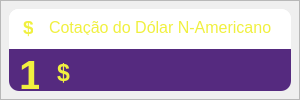
              <widget class="QFrame" name="frame_70">
               <property name="minimumSize">
                <size>
                 <width>300</width>
                 <height>0</height>
                </size>
               </property>
               <property name="maximumSize">
                <size>
                 <width>300</width>
                 <height>16777215</height>
                </size>
               </property>
               <property name="styleSheet">
                <string notr="true"/>
               </property>
               <property name="frameShape">
                <enum>QFrame::StyledPanel</enum>
               </property>
               <property name="frameShadow">
                <enum>QFrame::Raised</enum>
               </property>
               <layout class="QVBoxLayout" name="verticalLayout_40">
                <property name="spacing">
                 <number>0</number>
                </property>
                <property name="leftMargin">
                 <number>8</number>
                </property>
                <property name="topMargin">
                 <number>8</number>
                </property>
                <property name="rightMargin">
                 <number>8</number>
                </property>
                <property name="bottomMargin">
                 <number>8</number>
                </property>
                <item>
                 <widget class="QFrame" name="frame_95">
                  <property name="styleSheet">
                   <string notr="true">background-color: rgb(255, 255, 255);
border-radius:10px;</string>
                  </property>
                  <property name="frameShape">
                   <enum>QFrame::StyledPanel</enum>
                  </property>
                  <property name="frameShadow">
                   <enum>QFrame::Raised</enum>
                  </property>
                  <layout class="QVBoxLayout" name="verticalLayout_64">
                   <property name="spacing">
                    <number>0</number>
                   </property>
                   <property name="leftMargin">
                    <number>0</number>
                   </property>
                   <property name="topMargin">
                    <number>0</number>
                   </property>
                   <property name="rightMargin">
                    <number>0</number>
                   </property>
                   <property name="bottomMargin">
                    <number>0</number>
                   </property>
                   <item>
                    <widget class="QFrame" name="frame_96">
                     <property name="minimumSize">
                      <size>
                       <width>0</width>
                       <height>40</height>
                      </size>
                     </property>
                     <property name="maximumSize">
                      <size>
                       <width>16777215</width>
                       <height>40</height>
                      </size>
                     </property>
                     <property name="frameShape">
                      <enum>QFrame::StyledPanel</enum>
                     </property>
                     <property name="frameShadow">
                      <enum>QFrame::Raised</enum>
                     </property>
                     <widget class="QLabel" name="label_70">
                      <property name="geometry">
                       <rect>
                        <x>40</x>
                        <y>10</y>
                        <width>240</width>
                        <height>16</height>
                       </rect>
                      </property>
                      <property name="font">
                       <font>
                        <pointsize>12</pointsize>
                       </font>
                      </property>
                      <property name="styleSheet">
                       <string notr="true">color: rgb(240, 240, 63);</string>
                      </property>
                      <property name="text">
                       <string>Cotação do Dólar N-Americano</string>
                      </property>
                     </widget>
                     <widget class="QLabel" name="label_171">
                      <property name="geometry">
                       <rect>
                        <x>14</x>
                        <y>8</y>
                        <width>10</width>
                        <height>20</height>
                       </rect>
                      </property>
                      <property name="font">
                       <font>
                        <pointsize>14</pointsize>
                        <bold>true</bold>
                       </font>
                      </property>
                      <property name="styleSheet">
                       <string notr="true">color: rgb(240, 240, 63);</string>
                      </property>
                      <property name="text">
                       <string>$</string>
                      </property>
                     </widget>
                     <widget class="QLabel" name="label_172">
                      <property name="geometry">
                       <rect>
                        <x>0</x>
                        <y>0</y>
                        <width>40</width>
                        <height>41</height>
                       </rect>
                      </property>
                      <property name="text">
                       <string/>
                      </property>
                      <property name="pixmap">
                       <pixmap>../../../../3D Objects/ControleFinanceiro/System/img/synchronize_40px.png</pixmap>
                      </property>
                     </widget>
                     <zorder>label_172</zorder>
                     <zorder>label_70</zorder>
                     <zorder>label_171</zorder>
                    </widget>
                   </item>
                   <item>
                    <widget class="QFrame" name="frame_97">
                     <property name="styleSheet">
                      <string notr="true">background-color: rgb(85, 42, 127);
border-top-left-radius: 0px;
border-top-right-radius: 0px;</string>
                     </property>
                     <property name="frameShape">
                      <enum>QFrame::StyledPanel</enum>
                     </property>
                     <property name="frameShadow">
                      <enum>QFrame::Raised</enum>
                     </property>
                     <widget class="QLabel" name="label_73">
                      <property name="geometry">
                       <rect>
                        <x>10</x>
                        <y>5</y>
                        <width>20</width>
                        <height>40</height>
                       </rect>
                      </property>
                      <property name="font">
                       <font>
                        <pointsize>31</pointsize>
                        <bold>true</bold>
                       </font>
                      </property>
                      <property name="styleSheet">
                       <string notr="true">color: #FFF0F03F;</string>
                      </property>
                      <property name="text">
                       <string>1</string>
                      </property>
                     </widget>
                     <widget class="QLabel" name="label_76">
                      <property name="geometry">
                       <rect>
                        <x>21</x>
                        <y>100</y>
                        <width>160</width>
                        <height>15</height>
                       </rect>
                      </property>
                      <property name="styleSheet">
                       <string notr="true">color: rgb(182, 182, 182)</string>
                      </property>
                      <property name="text">
                       <string>Quotation date: 01/09/2022</string>
                      </property>
                     </widget>
                     <widget class="QLabel" name="label_156">
                      <property name="geometry">
                       <rect>
                        <x>20</x>
                        <y>67</y>
                        <width>210</width>
                        <height>30</height>
                       </rect>
                      </property>
                      <property name="font">
                       <font>
                        <pointsize>18</pointsize>
                        <bold>true</bold>
                       </font>
                      </property>
                      <property name="styleSheet">
                       <string notr="true">color: rgb(90, 173, 253);</string>
                      </property>
                      <property name="text">
                       <string>428,58 AOA</string>
                      </property>
                     </widget>
                     <widget class="QLabel" name="label_173">
                      <property name="geometry">
                       <rect>
                        <x>48</x>
                        <y>14</y>
                        <width>16</width>
                        <height>20</height>
                       </rect>
                      </property>
                      <property name="font">
                       <font>
                        <pointsize>17</pointsize>
                        <bold>true</bold>
                       </font>
                      </property>
                      <property name="styleSheet">
                       <string notr="true">color: rgb(240, 240, 63);</string>
                      </property>
                      <property name="text">
                       <string>$</string>
                      </property>
                     </widget>
                     <widget class="QLabel" name="label_55">
                      <property name="geometry">
                       <rect>
                        <x>30</x>
                        <y>6</y>
                        <width>50</width>
                        <height>41</height>
                       </rect>
                      </property>
                      <property name="text">
                       <string/>
                      </property>
                      <property name="pixmap">
                       <pixmap>../../../../3D Objects/ControleFinanceiro/System/img/round_50px.png</pixmap>
                      </property>
                     </widget>
                     <zorder>label_55</zorder>
                     <zorder>label_73</zorder>
                     <zorder>label_76</zorder>
                     <zorder>label_156</zorder>
                     <zorder>label_173</zorder>
                    </widget>
                   </item>
                  </layout>
                 </widget>
                </item>
               </layout>
              </widget>
